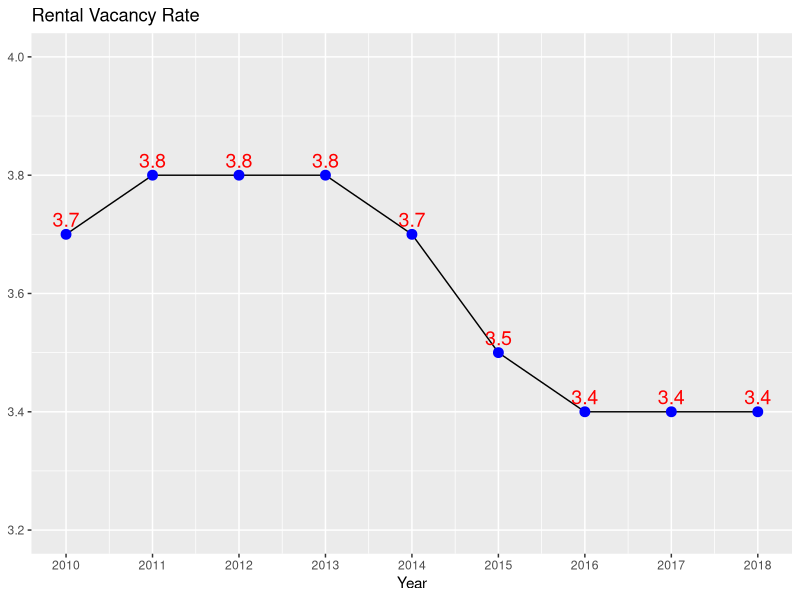
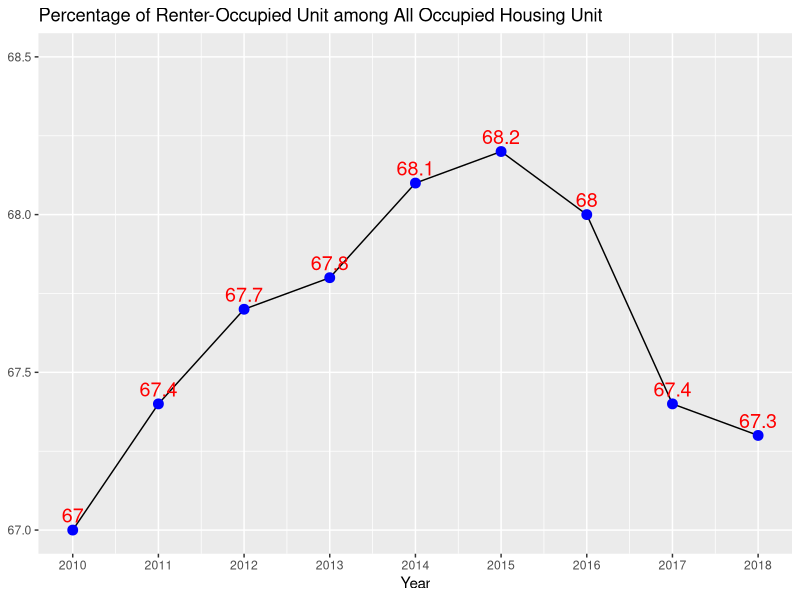
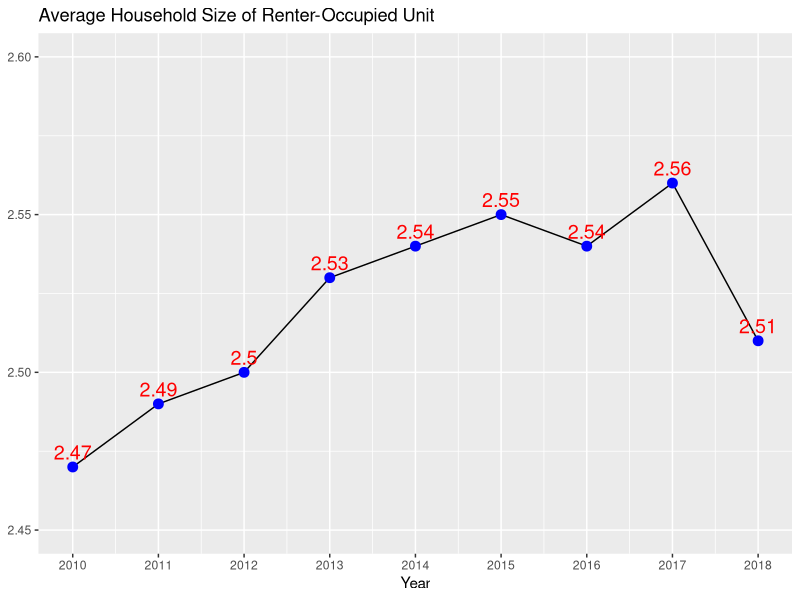
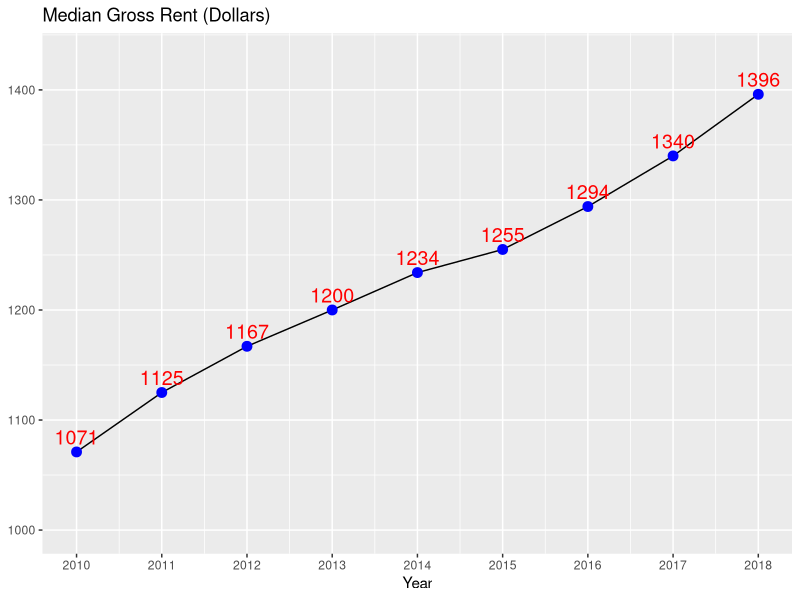
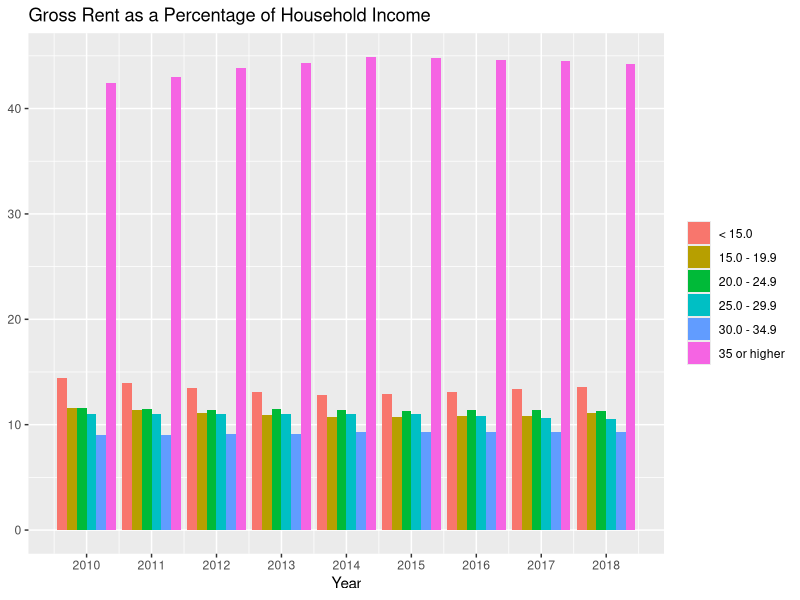
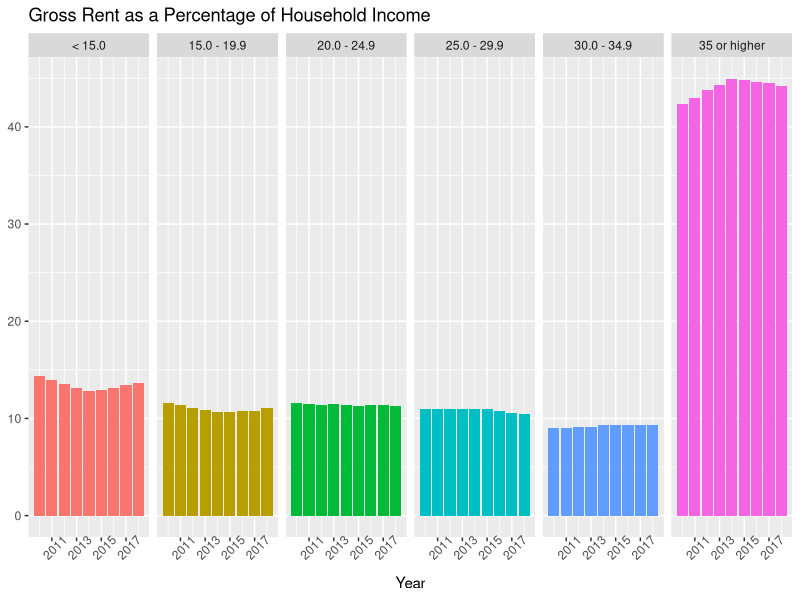

Here is the R script that generated these plots, in order:
## ---- chunk 1
knitr::opts_chunk$set(echo = FALSE)
## ---- chunk 2
ACS <- read.csv('ACS.csv', stringsAsFactors=FALSE)

library(dplyr)
library(ggplot2)

(Rental_vacancy_plot <- ggplot(ACS, aes(x = Year, y = Rental_vacancy_pct)) +
  geom_line() +
  geom_point(size = 3, color = "blue") +
  ggtitle("Rental Vacancy Rate") +
  geom_text(aes(label = Rental_vacancy_pct), 
            hjust = 0.5, vjust = -0.5, 
            color = "red", size = 5) +
  scale_x_continuous(breaks = ACS$Year) +
  ylab(NULL) +
  ylim(3.2, 4))
## ---- chunk 3
(Rental_occ_plot <- ggplot(ACS, aes(x = Year, y = Renter_occupied_pct)) +
  geom_line() +
  geom_point(size = 3, color = "blue") +
  ggtitle("Percentage of Renter-Occupied Unit among All Occupied Housing Unit") +
  geom_text(aes(label = Renter_occupied_pct), 
            hjust = 0.5, vjust = -0.5, 
            color = "red", size = 5) +
  scale_x_continuous(breaks = ACS$Year) +
  ylab(NULL) +
  ylim(67, 68.5))
## ---- chunk 4
(HH_Size_plot <- ggplot(ACS, aes(x = Year, y = Avg_HH_Size_RO)) +
  geom_line() +
  geom_point(size = 3, color = "blue") +
  ggtitle("Average Household Size of Renter-Occupied Unit") +
  geom_text(aes(label = Avg_HH_Size_RO), 
            hjust = 0.5, vjust = -0.5, 
            color = "red", size = 5) +
  scale_x_continuous(breaks = ACS$Year) +
  ylab(NULL) +
  ylim(2.45, 2.60))
## ---- chunk 5
(GR_plot <- ggplot(ACS, aes(x = Year, y = Gross_Rent_Median)) +
  geom_line() +
  geom_point(size = 3, color = "blue") +
  ggtitle("Median Gross Rent (Dollars)") +
  geom_text(aes(label = Gross_Rent_Median), 
            hjust = 0.5, vjust = -0.5, 
            color = "red", size = 5) +
  scale_x_continuous(breaks = ACS$Year) +
  ylab(NULL) +
  ylim(1000, 1430))
## ---- chunk 6
library(tidyr)
(GR_HI_plot1 <- ACS %>% 
    select(Year, GR_HI1, GR_HI2, GR_HI3, GR_HI4, GR_HI5, GR_HI6) %>% 
    tidyr::gather(GIP, GR_HI, -Year) %>% 
    ggplot(aes(x = Year, y = GR_HI, fill = GIP)) + 
    geom_bar(stat = "identity", position = "dodge") +
    scale_x_continuous(breaks = ACS$Year) +
    ylab(NULL) +
    ggtitle("Gross Rent as a Percentage of Household Income") +
    scale_fill_discrete(name = NULL,
                        labels = c("< 15.0", 
                                   "15.0 - 19.9",
                                   "20.0 - 24.9",
                                   "25.0 - 29.9",
                                   "30.0 - 34.9",
                                   "35 or higher")))
## ---- chunk 7
(GR_HI_plot2 <- ACS %>% 
    rename("< 15.0" = GR_HI1,
         "15.0 - 19.9" = GR_HI2,
         "20.0 - 24.9" = GR_HI3,
         "25.0 - 29.9" = GR_HI4,
         "30.0 - 34.9" = GR_HI5,
         "35 or higher" = GR_HI6) %>% 
    select(Year, "< 15.0", "15.0 - 19.9", "20.0 - 24.9", 
           "25.0 - 29.9", "30.0 - 34.9", "35 or higher") %>% 
    tidyr::gather(GIP, GR_HI, -Year) %>%
    ggplot(aes(x = Year, y = GR_HI, fill = GIP)) + 
    geom_bar(stat = "identity") +
    ylab(NULL) +
    ggtitle("Gross Rent as a Percentage of Household Income") +
    theme(legend.position = "none",
          axis.text.x = element_text(angle=45)) +
    facet_wrap(~GIP, nrow = 1))
